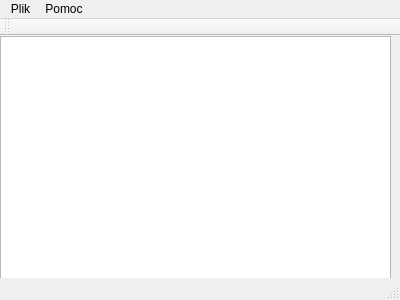
<?xml version="1.0" encoding="UTF-8"?>
<ui version="4.0">
 <class>MainWindow</class>
 <widget class="QMainWindow" name="MainWindow">
  <property name="geometry">
   <rect>
    <x>0</x>
    <y>0</y>
    <width>400</width>
    <height>300</height>
   </rect>
  </property>
  <property name="windowTitle">
   <string>MainWindow</string>
  </property>
  <widget class="QWidget" name="centralWidget">
   <widget class="QTableView" name="tableView">
    <property name="geometry">
     <rect>
      <x>0</x>
      <y>0</y>
      <width>391</width>
      <height>251</height>
     </rect>
    </property>
   </widget>
  </widget>
  <widget class="QMenuBar" name="menuBar">
   <property name="geometry">
    <rect>
     <x>0</x>
     <y>0</y>
     <width>400</width>
     <height>22</height>
    </rect>
   </property>
   <widget class="QMenu" name="menuPlik">
    <property name="title">
     <string>Plik</string>
    </property>
    <addaction name="actionUpdate"/>
    <addaction name="actionSaveWindow"/>
    <addaction name="actionMinimize"/>
    <addaction name="actionExit"/>
   </widget>
   <widget class="QMenu" name="menuPomoc">
    <property name="title">
     <string>Pomoc</string>
    </property>
    <addaction name="actionAboutQt"/>
    <addaction name="actionAboutApp"/>
   </widget>
   <addaction name="menuPlik"/>
   <addaction name="menuPomoc"/>
  </widget>
  <widget class="QToolBar" name="mainToolBar">
   <attribute name="toolBarArea">
    <enum>TopToolBarArea</enum>
   </attribute>
   <attribute name="toolBarBreak">
    <bool>false</bool>
   </attribute>
  </widget>
  <widget class="QStatusBar" name="statusBar"/>
  <action name="actionUpdate">
   <property name="text">
    <string>Aktualizuj</string>
   </property>
  </action>
  <action name="actionExit">
   <property name="text">
    <string>Wyjście</string>
   </property>
  </action>
  <action name="actionAboutQt">
   <property name="text">
    <string>O Qt</string>
   </property>
  </action>
  <action name="actionAboutApp">
   <property name="text">
    <string>Pomoc</string>
   </property>
  </action>
  <action name="actionSaveWindow">
   <property name="text">
    <string>Zapisz zrzut ekranu</string>
   </property>
  </action>
  <action name="actionMinimize">
   <property name="text">
    <string>Minimalizuj</string>
   </property>
  </action>
 </widget>
 <layoutdefault spacing="6" margin="11"/>
 <resources/>
 <connections/>
</ui>
